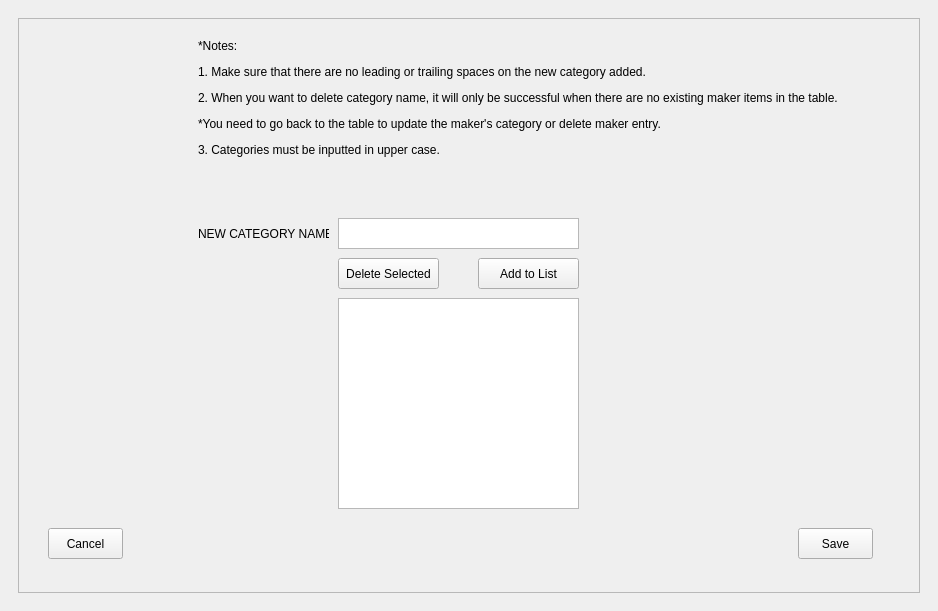
<?xml version="1.0" encoding="UTF-8"?>
<ui version="4.0">
 <class>MainWindow</class>
 <widget class="QMainWindow" name="MainWindow">
  <property name="geometry">
   <rect>
    <x>0</x>
    <y>0</y>
    <width>938</width>
    <height>611</height>
   </rect>
  </property>
  <property name="windowTitle">
   <string>MainWindow</string>
  </property>
  <widget class="QWidget" name="centralwidget">
   <layout class="QHBoxLayout" name="horizontalLayout">
    <item>
     <widget class="QStackedWidget" name="stackedWidget">
      <property name="currentIndex">
       <number>3</number>
      </property>
      <widget class="QWidget" name="sw_1">
       <widget class="QLabel" name="lbl_welcome">
        <property name="geometry">
         <rect>
          <x>140</x>
          <y>90</y>
          <width>651</width>
          <height>291</height>
         </rect>
        </property>
        <property name="text">
         <string>&lt;html&gt;&lt;head/&gt;&lt;body&gt;&lt;p align=&quot;center&quot;&gt;&lt;span style=&quot; font-size:48pt;&quot;&gt;Welcome to&lt;/span&gt;&lt;/p&gt;&lt;p align=&quot;center&quot;&gt;&lt;span style=&quot; font-size:48pt;&quot;&gt;EDG Compiled Makers&lt;/span&gt;&lt;/p&gt;&lt;/body&gt;&lt;/html&gt;</string>
        </property>
        <property name="wordWrap">
         <bool>true</bool>
        </property>
       </widget>
       <widget class="QPushButton" name="btn_1">
        <property name="geometry">
         <rect>
          <x>360</x>
          <y>360</y>
          <width>211</width>
          <height>71</height>
         </rect>
        </property>
        <property name="text">
         <string>Search for Makers</string>
        </property>
       </widget>
       <widget class="QPushButton" name="btn_settings">
        <property name="geometry">
         <rect>
          <x>810</x>
          <y>530</y>
          <width>75</width>
          <height>31</height>
         </rect>
        </property>
        <property name="text">
         <string>Settings</string>
        </property>
       </widget>
      </widget>
      <widget class="QWidget" name="sw_2">
       <layout class="QHBoxLayout" name="horizontalLayout_2">
        <item>
         <widget class="QFrame" name="body_2">
          <property name="frameShape">
           <enum>QFrame::StyledPanel</enum>
          </property>
          <property name="frameShadow">
           <enum>QFrame::Raised</enum>
          </property>
          <layout class="QVBoxLayout" name="verticalLayout">
           <property name="spacing">
            <number>0</number>
           </property>
           <property name="leftMargin">
            <number>0</number>
           </property>
           <property name="topMargin">
            <number>0</number>
           </property>
           <property name="rightMargin">
            <number>0</number>
           </property>
           <property name="bottomMargin">
            <number>0</number>
           </property>
           <item alignment="Qt::AlignLeft">
            <widget class="QFrame" name="frm_buttons">
             <property name="maximumSize">
              <size>
               <width>16777215</width>
               <height>50</height>
              </size>
             </property>
             <property name="frameShape">
              <enum>QFrame::StyledPanel</enum>
             </property>
             <property name="frameShadow">
              <enum>QFrame::Raised</enum>
             </property>
             <layout class="QHBoxLayout" name="horizontalLayout_3">
              <property name="spacing">
               <number>6</number>
              </property>
              <property name="leftMargin">
               <number>0</number>
              </property>
              <property name="topMargin">
               <number>0</number>
              </property>
              <property name="rightMargin">
               <number>0</number>
              </property>
              <property name="bottomMargin">
               <number>0</number>
              </property>
              <item>
               <widget class="QPushButton" name="btn_refresh">
                <property name="minimumSize">
                 <size>
                  <width>0</width>
                  <height>30</height>
                 </size>
                </property>
                <property name="maximumSize">
                 <size>
                  <width>100</width>
                  <height>16777215</height>
                 </size>
                </property>
                <property name="text">
                 <string>Refresh List</string>
                </property>
               </widget>
              </item>
              <item>
               <widget class="QPushButton" name="btn_add">
                <property name="minimumSize">
                 <size>
                  <width>0</width>
                  <height>30</height>
                 </size>
                </property>
                <property name="maximumSize">
                 <size>
                  <width>100</width>
                  <height>16777215</height>
                 </size>
                </property>
                <property name="text">
                 <string>Add Maker</string>
                </property>
               </widget>
              </item>
              <item>
               <widget class="QPushButton" name="btn_update">
                <property name="minimumSize">
                 <size>
                  <width>0</width>
                  <height>30</height>
                 </size>
                </property>
                <property name="maximumSize">
                 <size>
                  <width>100</width>
                  <height>16777215</height>
                 </size>
                </property>
                <property name="text">
                 <string>Update Maker</string>
                </property>
               </widget>
              </item>
              <item>
               <spacer name="horizontalSpacer">
                <property name="orientation">
                 <enum>Qt::Horizontal</enum>
                </property>
                <property name="sizeType">
                 <enum>QSizePolicy::Expanding</enum>
                </property>
                <property name="sizeHint" stdset="0">
                 <size>
                  <width>700</width>
                  <height>20</height>
                 </size>
                </property>
               </spacer>
              </item>
              <item>
               <widget class="QPushButton" name="btn_delete">
                <property name="minimumSize">
                 <size>
                  <width>0</width>
                  <height>30</height>
                 </size>
                </property>
                <property name="maximumSize">
                 <size>
                  <width>100</width>
                  <height>16777215</height>
                 </size>
                </property>
                <property name="text">
                 <string>Delete Maker</string>
                </property>
               </widget>
              </item>
             </layout>
            </widget>
           </item>
           <item>
            <widget class="QFrame" name="frm_table">
             <property name="frameShape">
              <enum>QFrame::StyledPanel</enum>
             </property>
             <property name="frameShadow">
              <enum>QFrame::Raised</enum>
             </property>
             <layout class="QVBoxLayout" name="verticalLayout_2">
              <property name="leftMargin">
               <number>0</number>
              </property>
              <property name="topMargin">
               <number>10</number>
              </property>
              <property name="rightMargin">
               <number>0</number>
              </property>
              <property name="bottomMargin">
               <number>0</number>
              </property>
              <item>
               <widget class="QFrame" name="frame_7">
                <property name="frameShape">
                 <enum>QFrame::StyledPanel</enum>
                </property>
                <property name="frameShadow">
                 <enum>QFrame::Raised</enum>
                </property>
                <layout class="QVBoxLayout" name="verticalLayout_5">
                 <property name="leftMargin">
                  <number>0</number>
                 </property>
                 <property name="topMargin">
                  <number>0</number>
                 </property>
                 <property name="rightMargin">
                  <number>0</number>
                 </property>
                 <property name="bottomMargin">
                  <number>0</number>
                 </property>
                 <item>
                  <widget class="QFrame" name="frame_8">
                   <property name="maximumSize">
                    <size>
                     <width>16777215</width>
                     <height>100</height>
                    </size>
                   </property>
                   <property name="frameShape">
                    <enum>QFrame::StyledPanel</enum>
                   </property>
                   <property name="frameShadow">
                    <enum>QFrame::Raised</enum>
                   </property>
                   <layout class="QHBoxLayout" name="horizontalLayout_5">
                    <property name="leftMargin">
                     <number>0</number>
                    </property>
                    <property name="topMargin">
                     <number>0</number>
                    </property>
                    <property name="rightMargin">
                     <number>0</number>
                    </property>
                    <property name="bottomMargin">
                     <number>0</number>
                    </property>
                    <item>
                     <widget class="QLabel" name="label_9">
                      <property name="maximumSize">
                       <size>
                        <width>50</width>
                        <height>16777215</height>
                       </size>
                      </property>
                      <property name="text">
                       <string>Filter by:</string>
                      </property>
                     </widget>
                    </item>
                    <item>
                     <widget class="QComboBox" name="cbo_filter_1">
                      <property name="minimumSize">
                       <size>
                        <width>150</width>
                        <height>30</height>
                       </size>
                      </property>
                      <property name="maximumSize">
                       <size>
                        <width>16777215</width>
                        <height>16777215</height>
                       </size>
                      </property>
                     </widget>
                    </item>
                    <item>
                     <widget class="QComboBox" name="cbo_filter_2">
                      <property name="minimumSize">
                       <size>
                        <width>150</width>
                        <height>30</height>
                       </size>
                      </property>
                     </widget>
                    </item>
                    <item>
                     <spacer name="horizontalSpacer_2">
                      <property name="orientation">
                       <enum>Qt::Horizontal</enum>
                      </property>
                      <property name="sizeHint" stdset="0">
                       <size>
                        <width>100</width>
                        <height>20</height>
                       </size>
                      </property>
                     </spacer>
                    </item>
                    <item>
                     <widget class="QFrame" name="frame_9">
                      <property name="frameShape">
                       <enum>QFrame::StyledPanel</enum>
                      </property>
                      <property name="frameShadow">
                       <enum>QFrame::Raised</enum>
                      </property>
                      <layout class="QHBoxLayout" name="horizontalLayout_9">
                       <property name="leftMargin">
                        <number>0</number>
                       </property>
                       <property name="topMargin">
                        <number>0</number>
                       </property>
                       <property name="rightMargin">
                        <number>0</number>
                       </property>
                       <property name="bottomMargin">
                        <number>0</number>
                       </property>
                       <item>
                        <widget class="QPushButton" name="btn_apply_filter">
                         <property name="minimumSize">
                          <size>
                           <width>0</width>
                           <height>30</height>
                          </size>
                         </property>
                         <property name="text">
                          <string>Apply</string>
                         </property>
                        </widget>
                       </item>
                       <item>
                        <widget class="QPushButton" name="btn_clear_filter">
                         <property name="minimumSize">
                          <size>
                           <width>0</width>
                           <height>30</height>
                          </size>
                         </property>
                         <property name="text">
                          <string>Clear</string>
                         </property>
                        </widget>
                       </item>
                      </layout>
                     </widget>
                    </item>
                   </layout>
                  </widget>
                 </item>
                </layout>
               </widget>
              </item>
              <item>
               <widget class="QTableWidget" name="tbl_1">
                <property name="editTriggers">
                 <set>QAbstractItemView::NoEditTriggers</set>
                </property>
                <property name="selectionMode">
                 <enum>QAbstractItemView::SingleSelection</enum>
                </property>
                <property name="selectionBehavior">
                 <enum>QAbstractItemView::SelectRows</enum>
                </property>
                <property name="sortingEnabled">
                 <bool>false</bool>
                </property>
                <column>
                 <property name="text">
                  <string>ID</string>
                 </property>
                </column>
                <column>
                 <property name="text">
                  <string>MAKER</string>
                 </property>
                </column>
                <column>
                 <property name="text">
                  <string>CATEGORY</string>
                 </property>
                </column>
                <column>
                 <property name="text">
                  <string>MODEL NO</string>
                 </property>
                </column>
                <column>
                 <property name="text">
                  <string>DESCRIPTION</string>
                 </property>
                </column>
                <column>
                 <property name="text">
                  <string>REMARKS</string>
                 </property>
                </column>
                <column>
                 <property name="text">
                  <string>SYMBOL</string>
                 </property>
                </column>
                <column>
                 <property name="text">
                  <string>LINK</string>
                 </property>
                </column>
                <column>
                 <property name="text">
                  <string>NOTES</string>
                 </property>
                </column>
               </widget>
              </item>
             </layout>
            </widget>
           </item>
          </layout>
         </widget>
        </item>
       </layout>
      </widget>
      <widget class="QWidget" name="sw_3">
       <layout class="QHBoxLayout" name="horizontalLayout_4">
        <item>
         <widget class="QFrame" name="body_3">
          <property name="frameShape">
           <enum>QFrame::StyledPanel</enum>
          </property>
          <property name="frameShadow">
           <enum>QFrame::Raised</enum>
          </property>
          <layout class="QVBoxLayout" name="verticalLayout_3">
           <item>
            <widget class="QFrame" name="frame">
             <property name="maximumSize">
              <size>
               <width>16777215</width>
               <height>50</height>
              </size>
             </property>
             <property name="frameShape">
              <enum>QFrame::StyledPanel</enum>
             </property>
             <property name="frameShadow">
              <enum>QFrame::Raised</enum>
             </property>
             <layout class="QHBoxLayout" name="horizontalLayout_6">
              <item>
               <widget class="QLabel" name="lbl_1">
                <property name="maximumSize">
                 <size>
                  <width>16777215</width>
                  <height>16777215</height>
                 </size>
                </property>
                <property name="text">
                 <string>&lt;html&gt;&lt;head/&gt;&lt;body&gt;&lt;p&gt;&lt;span style=&quot; font-size:16pt;&quot;&gt;Database Connection Settings&lt;/span&gt;&lt;/p&gt;&lt;/body&gt;&lt;/html&gt;</string>
                </property>
               </widget>
              </item>
              <item>
               <widget class="QPushButton" name="btn_back">
                <property name="maximumSize">
                 <size>
                  <width>50</width>
                  <height>30</height>
                 </size>
                </property>
                <property name="text">
                 <string>Back</string>
                </property>
               </widget>
              </item>
             </layout>
            </widget>
           </item>
           <item>
            <widget class="QFrame" name="frame_2">
             <property name="frameShape">
              <enum>QFrame::StyledPanel</enum>
             </property>
             <property name="frameShadow">
              <enum>QFrame::Raised</enum>
             </property>
             <widget class="QLabel" name="lbl_2">
              <property name="geometry">
               <rect>
                <x>10</x>
                <y>170</y>
                <width>111</width>
                <height>16</height>
               </rect>
              </property>
              <property name="text">
               <string>Database Folder Path</string>
              </property>
             </widget>
             <widget class="QTextEdit" name="txt_db_path">
              <property name="geometry">
               <rect>
                <x>130</x>
                <y>160</y>
                <width>661</width>
                <height>30</height>
               </rect>
              </property>
              <property name="maximumSize">
               <size>
                <width>16777215</width>
                <height>30</height>
               </size>
              </property>
             </widget>
             <widget class="QPushButton" name="btn_sel_db_path">
              <property name="enabled">
               <bool>true</bool>
              </property>
              <property name="geometry">
               <rect>
                <x>800</x>
                <y>160</y>
                <width>61</width>
                <height>30</height>
               </rect>
              </property>
              <property name="maximumSize">
               <size>
                <width>16777215</width>
                <height>30</height>
               </size>
              </property>
              <property name="text">
               <string>connect</string>
              </property>
              <property name="checkable">
               <bool>false</bool>
              </property>
             </widget>
             <widget class="QLabel" name="lbl_result">
              <property name="geometry">
               <rect>
                <x>190</x>
                <y>210</y>
                <width>521</width>
                <height>31</height>
               </rect>
              </property>
              <property name="styleSheet">
               <string notr="true">color: rgb(255, 0, 0);</string>
              </property>
              <property name="text">
               <string>TextLabel</string>
              </property>
             </widget>
            </widget>
           </item>
          </layout>
         </widget>
        </item>
       </layout>
      </widget>
      <widget class="QWidget" name="sw_4">
       <layout class="QHBoxLayout" name="horizontalLayout_7">
        <item>
         <widget class="QFrame" name="frame_3">
          <property name="frameShape">
           <enum>QFrame::StyledPanel</enum>
          </property>
          <property name="frameShadow">
           <enum>QFrame::Raised</enum>
          </property>
          <widget class="QLabel" name="label">
           <property name="geometry">
            <rect>
             <x>180</x>
             <y>200</y>
             <width>131</width>
             <height>31</height>
            </rect>
           </property>
           <property name="text">
            <string>NEW CATEGORY NAME</string>
           </property>
          </widget>
          <widget class="QTextEdit" name="txt_new_cat_entry">
           <property name="geometry">
            <rect>
             <x>320</x>
             <y>200</y>
             <width>241</width>
             <height>31</height>
            </rect>
           </property>
          </widget>
          <widget class="QPushButton" name="btn_add_cat">
           <property name="geometry">
            <rect>
             <x>460</x>
             <y>240</y>
             <width>101</width>
             <height>31</height>
            </rect>
           </property>
           <property name="text">
            <string>Add to List</string>
           </property>
          </widget>
          <widget class="QPushButton" name="btn_save_cat">
           <property name="geometry">
            <rect>
             <x>780</x>
             <y>510</y>
             <width>75</width>
             <height>31</height>
            </rect>
           </property>
           <property name="text">
            <string>Save</string>
           </property>
          </widget>
          <widget class="QListWidget" name="lst_cat">
           <property name="geometry">
            <rect>
             <x>320</x>
             <y>280</y>
             <width>241</width>
             <height>211</height>
            </rect>
           </property>
          </widget>
          <widget class="QPushButton" name="btn_remove_cat">
           <property name="geometry">
            <rect>
             <x>320</x>
             <y>240</y>
             <width>101</width>
             <height>31</height>
            </rect>
           </property>
           <property name="text">
            <string>Delete Selected</string>
           </property>
          </widget>
          <widget class="QPushButton" name="btn_cancel_cat">
           <property name="geometry">
            <rect>
             <x>30</x>
             <y>510</y>
             <width>75</width>
             <height>31</height>
            </rect>
           </property>
           <property name="text">
            <string>Cancel</string>
           </property>
          </widget>
          <widget class="QLabel" name="label_10">
           <property name="geometry">
            <rect>
             <x>180</x>
             <y>10</y>
             <width>681</width>
             <height>141</height>
            </rect>
           </property>
           <property name="text">
            <string>&lt;html&gt;&lt;head/&gt;&lt;body&gt;&lt;p&gt;*Notes:&lt;/p&gt;&lt;p&gt;1. Make sure that there are no leading or trailing spaces on the new category added.&lt;/p&gt;&lt;p&gt;2. When you want to delete category name, it will only be successful when there are no existing maker items in the table.&lt;/p&gt;&lt;p&gt;*You need to go back to the table to update the maker's category or delete maker entry.&lt;/p&gt;&lt;p&gt;3. Categories must be inputted in upper case.&lt;/p&gt;&lt;/body&gt;&lt;/html&gt;</string>
           </property>
           <property name="wordWrap">
            <bool>false</bool>
           </property>
          </widget>
         </widget>
        </item>
       </layout>
      </widget>
      <widget class="QWidget" name="sw_5">
       <layout class="QHBoxLayout" name="horizontalLayout_8">
        <item>
         <widget class="QFrame" name="frame_4">
          <property name="frameShape">
           <enum>QFrame::StyledPanel</enum>
          </property>
          <property name="frameShadow">
           <enum>QFrame::Raised</enum>
          </property>
          <layout class="QVBoxLayout" name="verticalLayout_4">
           <item>
            <widget class="QFrame" name="frame_6">
             <property name="maximumSize">
              <size>
               <width>16777215</width>
               <height>50</height>
              </size>
             </property>
             <property name="frameShape">
              <enum>QFrame::StyledPanel</enum>
             </property>
             <property name="frameShadow">
              <enum>QFrame::Raised</enum>
             </property>
             <layout class="QHBoxLayout" name="horizontalLayout_10">
              <item>
               <widget class="QLabel" name="lbl_4">
                <property name="text">
                 <string>&lt;html&gt;&lt;head/&gt;&lt;body&gt;&lt;p&gt;&lt;span style=&quot; font-size:16pt;&quot;&gt;Add New Maker / Update Maker&lt;/span&gt;&lt;/p&gt;&lt;/body&gt;&lt;/html&gt;</string>
                </property>
                <property name="alignment">
                 <set>Qt::AlignCenter</set>
                </property>
               </widget>
              </item>
             </layout>
            </widget>
           </item>
           <item>
            <widget class="QFrame" name="frame_5">
             <property name="frameShape">
              <enum>QFrame::StyledPanel</enum>
             </property>
             <property name="frameShadow">
              <enum>QFrame::Raised</enum>
             </property>
             <widget class="QLabel" name="label_2">
              <property name="geometry">
               <rect>
                <x>210</x>
                <y>100</y>
                <width>101</width>
                <height>16</height>
               </rect>
              </property>
              <property name="text">
               <string>MODEL NO</string>
              </property>
             </widget>
             <widget class="QTextEdit" name="txt_model_no">
              <property name="geometry">
               <rect>
                <x>340</x>
                <y>90</y>
                <width>241</width>
                <height>31</height>
               </rect>
              </property>
             </widget>
             <widget class="QLabel" name="label_3">
              <property name="geometry">
               <rect>
                <x>210</x>
                <y>140</y>
                <width>101</width>
                <height>16</height>
               </rect>
              </property>
              <property name="text">
               <string>CATEGORY</string>
              </property>
             </widget>
             <widget class="QTextEdit" name="txt_desc">
              <property name="geometry">
               <rect>
                <x>340</x>
                <y>170</y>
                <width>241</width>
                <height>31</height>
               </rect>
              </property>
             </widget>
             <widget class="QLabel" name="label_4">
              <property name="geometry">
               <rect>
                <x>210</x>
                <y>180</y>
                <width>101</width>
                <height>16</height>
               </rect>
              </property>
              <property name="text">
               <string>DESCRIPTION</string>
              </property>
             </widget>
             <widget class="QComboBox" name="cbo_cat">
              <property name="geometry">
               <rect>
                <x>340</x>
                <y>130</y>
                <width>241</width>
                <height>31</height>
               </rect>
              </property>
             </widget>
             <widget class="QTextEdit" name="txt_remarks">
              <property name="geometry">
               <rect>
                <x>340</x>
                <y>210</y>
                <width>241</width>
                <height>31</height>
               </rect>
              </property>
             </widget>
             <widget class="QLabel" name="label_5">
              <property name="geometry">
               <rect>
                <x>210</x>
                <y>220</y>
                <width>101</width>
                <height>16</height>
               </rect>
              </property>
              <property name="text">
               <string>REMARKS</string>
              </property>
             </widget>
             <widget class="QTextEdit" name="txt_maker_link">
              <property name="enabled">
               <bool>false</bool>
              </property>
              <property name="geometry">
               <rect>
                <x>340</x>
                <y>250</y>
                <width>241</width>
                <height>61</height>
               </rect>
              </property>
             </widget>
             <widget class="QLabel" name="label_6">
              <property name="geometry">
               <rect>
                <x>210</x>
                <y>260</y>
                <width>101</width>
                <height>16</height>
               </rect>
              </property>
              <property name="text">
               <string>MAKER FILE LINK</string>
              </property>
             </widget>
             <widget class="QTextEdit" name="txt_symbol_link">
              <property name="enabled">
               <bool>false</bool>
              </property>
              <property name="geometry">
               <rect>
                <x>340</x>
                <y>320</y>
                <width>241</width>
                <height>61</height>
               </rect>
              </property>
             </widget>
             <widget class="QLabel" name="label_7">
              <property name="geometry">
               <rect>
                <x>210</x>
                <y>330</y>
                <width>101</width>
                <height>16</height>
               </rect>
              </property>
              <property name="text">
               <string>SYMBOL LINK</string>
              </property>
             </widget>
             <widget class="QPushButton" name="btn_attach_file">
              <property name="geometry">
               <rect>
                <x>590</x>
                <y>250</y>
                <width>51</width>
                <height>31</height>
               </rect>
              </property>
              <property name="text">
               <string>attach</string>
              </property>
             </widget>
             <widget class="QPushButton" name="btn_attach_symbol">
              <property name="geometry">
               <rect>
                <x>590</x>
                <y>320</y>
                <width>51</width>
                <height>31</height>
               </rect>
              </property>
              <property name="text">
               <string>attach</string>
              </property>
             </widget>
             <widget class="QLabel" name="label_8">
              <property name="geometry">
               <rect>
                <x>210</x>
                <y>400</y>
                <width>101</width>
                <height>16</height>
               </rect>
              </property>
              <property name="text">
               <string>NOTES</string>
              </property>
             </widget>
             <widget class="QTextEdit" name="txt_notes">
              <property name="geometry">
               <rect>
                <x>340</x>
                <y>390</y>
                <width>241</width>
                <height>61</height>
               </rect>
              </property>
             </widget>
             <widget class="QPushButton" name="btn_add_category">
              <property name="geometry">
               <rect>
                <x>590</x>
                <y>130</y>
                <width>51</width>
                <height>31</height>
               </rect>
              </property>
              <property name="text">
               <string>add</string>
              </property>
             </widget>
             <widget class="QLabel" name="label_16">
              <property name="geometry">
               <rect>
                <x>210</x>
                <y>60</y>
                <width>101</width>
                <height>16</height>
               </rect>
              </property>
              <property name="text">
               <string>MAKER</string>
              </property>
             </widget>
             <widget class="QTextEdit" name="txt_maker">
              <property name="geometry">
               <rect>
                <x>340</x>
                <y>50</y>
                <width>241</width>
                <height>31</height>
               </rect>
              </property>
             </widget>
             <widget class="QPushButton" name="btn_cancel_add">
              <property name="geometry">
               <rect>
                <x>20</x>
                <y>440</y>
                <width>75</width>
                <height>31</height>
               </rect>
              </property>
              <property name="text">
               <string>Cancel</string>
              </property>
             </widget>
             <widget class="QPushButton" name="btn_save_add">
              <property name="geometry">
               <rect>
                <x>770</x>
                <y>440</y>
                <width>75</width>
                <height>31</height>
               </rect>
              </property>
              <property name="text">
               <string>Save</string>
              </property>
             </widget>
             <widget class="QTextEdit" name="txt_id">
              <property name="enabled">
               <bool>false</bool>
              </property>
              <property name="geometry">
               <rect>
                <x>340</x>
                <y>10</y>
                <width>241</width>
                <height>31</height>
               </rect>
              </property>
              <property name="html">
               <string>&lt;!DOCTYPE HTML PUBLIC &quot;-//W3C//DTD HTML 4.0//EN&quot; &quot;http://www.w3.org/TR/REC-html40/strict.dtd&quot;&gt;
&lt;html&gt;&lt;head&gt;&lt;meta name=&quot;qrichtext&quot; content=&quot;1&quot; /&gt;&lt;meta charset=&quot;utf-8&quot; /&gt;&lt;style type=&quot;text/css&quot;&gt;
p, li { white-space: pre-wrap; }
&lt;/style&gt;&lt;/head&gt;&lt;body style=&quot; font-family:'Segoe UI'; font-size:9pt; font-weight:400; font-style:normal;&quot;&gt;
&lt;p style=&quot; margin-top:0px; margin-bottom:0px; margin-left:0px; margin-right:0px; -qt-block-indent:0; text-indent:0px;&quot;&gt;Auto generated&lt;/p&gt;&lt;/body&gt;&lt;/html&gt;</string>
              </property>
             </widget>
             <widget class="QLabel" name="label_17">
              <property name="geometry">
               <rect>
                <x>210</x>
                <y>20</y>
                <width>101</width>
                <height>16</height>
               </rect>
              </property>
              <property name="text">
               <string>ID</string>
              </property>
             </widget>
             <widget class="QPushButton" name="btn_save_update">
              <property name="geometry">
               <rect>
                <x>780</x>
                <y>440</y>
                <width>75</width>
                <height>31</height>
               </rect>
              </property>
              <property name="text">
               <string>Update</string>
              </property>
             </widget>
             <widget class="QLabel" name="lbl_symbol_img">
              <property name="geometry">
               <rect>
                <x>650</x>
                <y>320</y>
                <width>211</width>
                <height>71</height>
               </rect>
              </property>
              <property name="frameShape">
               <enum>QFrame::NoFrame</enum>
              </property>
              <property name="midLineWidth">
               <number>0</number>
              </property>
              <property name="text">
               <string>TextLabel</string>
              </property>
             </widget>
            </widget>
           </item>
          </layout>
         </widget>
        </item>
       </layout>
      </widget>
     </widget>
    </item>
   </layout>
  </widget>
 </widget>
 <resources/>
 <connections/>
</ui>
